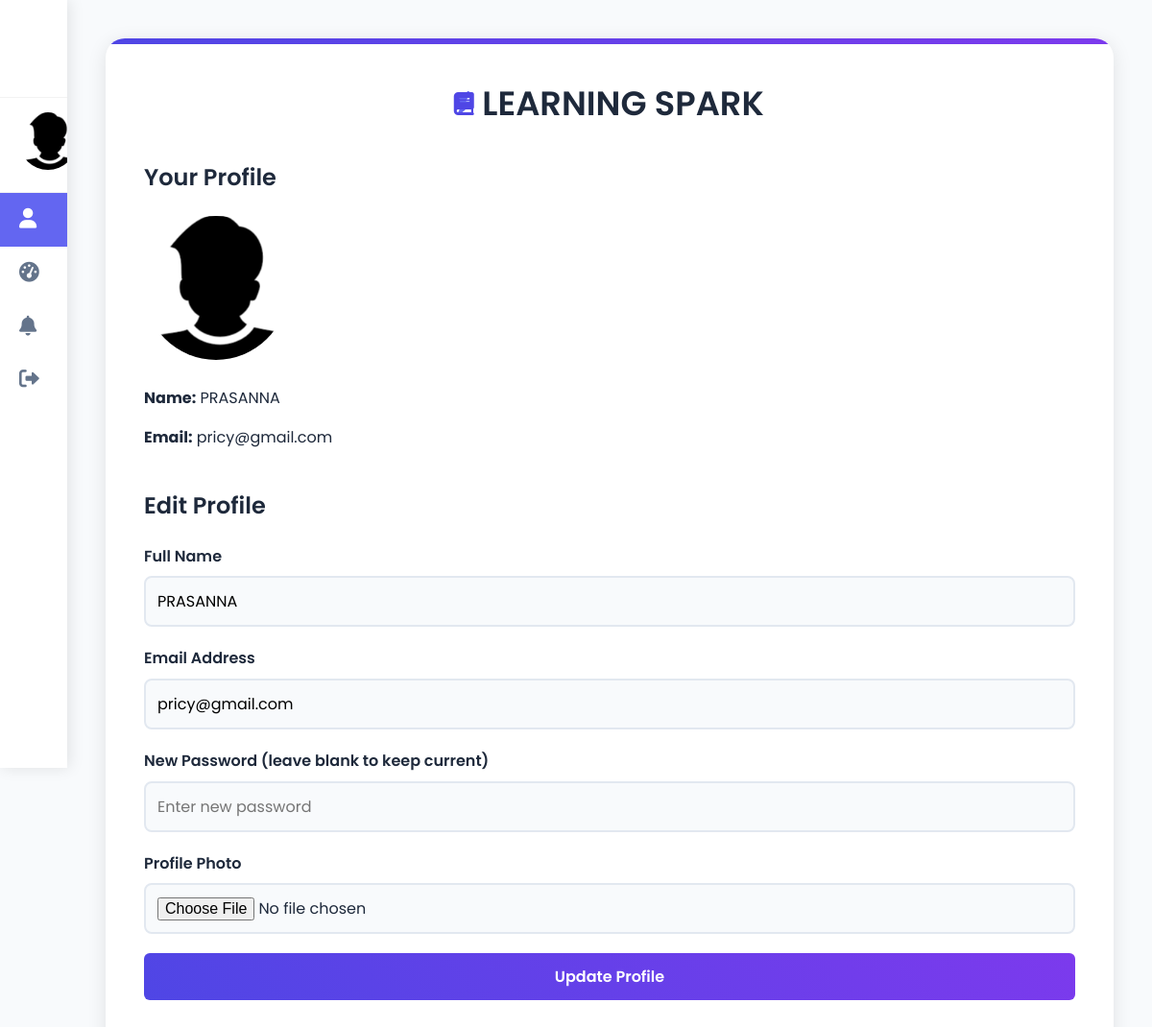
Screenshot of /user_profile.php (signed in) with the database file from the repository.
### tables this page shows
CREATE TABLE `users` (
  `id` int(11) NOT NULL,
  `name` varchar(100) NOT NULL,
  `email` varchar(100) NOT NULL,
  `password` varchar(100) NOT NULL,
  `role` enum('user','staff','admin') NOT NULL DEFAULT 'user',
  `pending_approval` tinyint(1) DEFAULT 0,
  `profile_photo` varchar(255) DEFAULT NULL,
  `created_at` timestamp NOT NULL DEFAULT current_timestamp(),
  `updated_at` timestamp NOT NULL DEFAULT current_timestamp() ON UPDATE current_timestamp()
);

### user_profile.php (the view, shortened to what this page needs)
<?php
$user_id = $_SESSION['user_id'];
$conn = new mysqli("localhost", "root", "", "learning");
$stmt = $conn->prepare("SELECT name, email, profile_photo FROM users WHERE id = ?");
$stmt->bind_param("i", $user_id);
$stmt->execute();
$profile = $stmt->get_result()->fetch_assoc();
?>
<!DOCTYPE html>
<html lang="en">
<head>
    <link rel="stylesheet" href="https://cdnjs.cloudflare.com/ajax/libs/font-awesome/6.0.0-beta3/css/all.min.css">
    <link rel="stylesheet" href="https://cdnjs.cloudflare.com/ajax/libs/cropperjs/1.5.12/cropper.min.css">
</head>
<body>
    <div class="sidebar">
        <div class="logo">
        </div>
        <div class="user-photo">
            <?php if ($profile['profile_photo']): ?>
                <img src="<?php echo htmlspecialchars($profile['profile_photo']); ?>" alt="Profile Photo">
            <?php else: ?>
                <i class="fas fa-user-circle" style="font-size: 40px; color: var(--primary);"></i>
            <?php endif; ?>
        </div>
        <a href="user_profile.php" class="active"><i class="fas fa-user"></i><span>Profile</span></a>
        <a href="user_dashboard.php"><i class="fas fa-tachometer-alt"></i><span>Dashboard</span></a>
        <a href="user_messages.php" class="notification-bell"><i class="fas fa-bell"></i><span>Messages</span></a>
        <a href="logout.php"><i class="fas fa-sign-out-alt"></i><span>Logout</span></a>
    </div>
    <div class="main-content">
        <div class="profile-card">
            <div class="profile-header">
                <span class="title-icon">
                    <i class="fas fa-bolt"></i>
                    <i class="fas fa-book"></i>
                </span>
                <h1>LEARNING SPARK</h1>
            </div>
            <div class="profile-section">
                <h3>Your Profile</h3>
                <div class="profile-details">
                    <?php if ($profile['profile_photo']): ?>
                        <img src="<?php echo htmlspecialchars($profile['profile_photo']); ?>" alt="Profile Photo">
                    <?php else: ?>
                        <i class="fas fa-user-circle" style="font-size: 150px; color: var(--primary); margin-bottom: 20px;"></i>
                    <?php endif; ?>
                    <p><strong>Name:</strong> <?php echo htmlspecialchars($profile['name']); ?></p>
                    <p><strong>Email:</strong> <?php echo htmlspecialchars($profile['email']); ?></p>
                </div>
            </div>
            <div class="profile-section">
                <h3>Edit Profile</h3>
                <form method="POST" enctype="multipart/form-data" id="profile-form">
                    <div class="form-group">
                        <label for="name">Full Name</label>
                        <input type="text" id="name" name="name" value="<?php echo htmlspecialchars($profile['name']); ?>" required>
                    </div>
                    <div class="form-group">
                        <label for="email">Email Address</label>
                        <input type="email" id="email" name="email" value="<?php echo htmlspecialchars($profile['email']); ?>" required>
                    </div>
                    <div class="form-group">
                        <label for="password">New Password (leave blank to keep current)</label>
                        <input type="password" id="password" name="password" placeholder="Enter new password">
                    </div>
                    <div class="form-group">
                        <label for="profile_photo">Profile Photo</label>
                        <input type="file" id="profile_photo" name="profile_photo" accept="image/*">
                    </div>
                    <button type="submit" name="update_profile" class="btn">Update Profile</button>
                </form>
            </div>
        </div>
    </div>
</body>
</html>

### rows the page displays
users: profile_photo (picture), name "PRASANNA", email "pricy@gmail.com"
